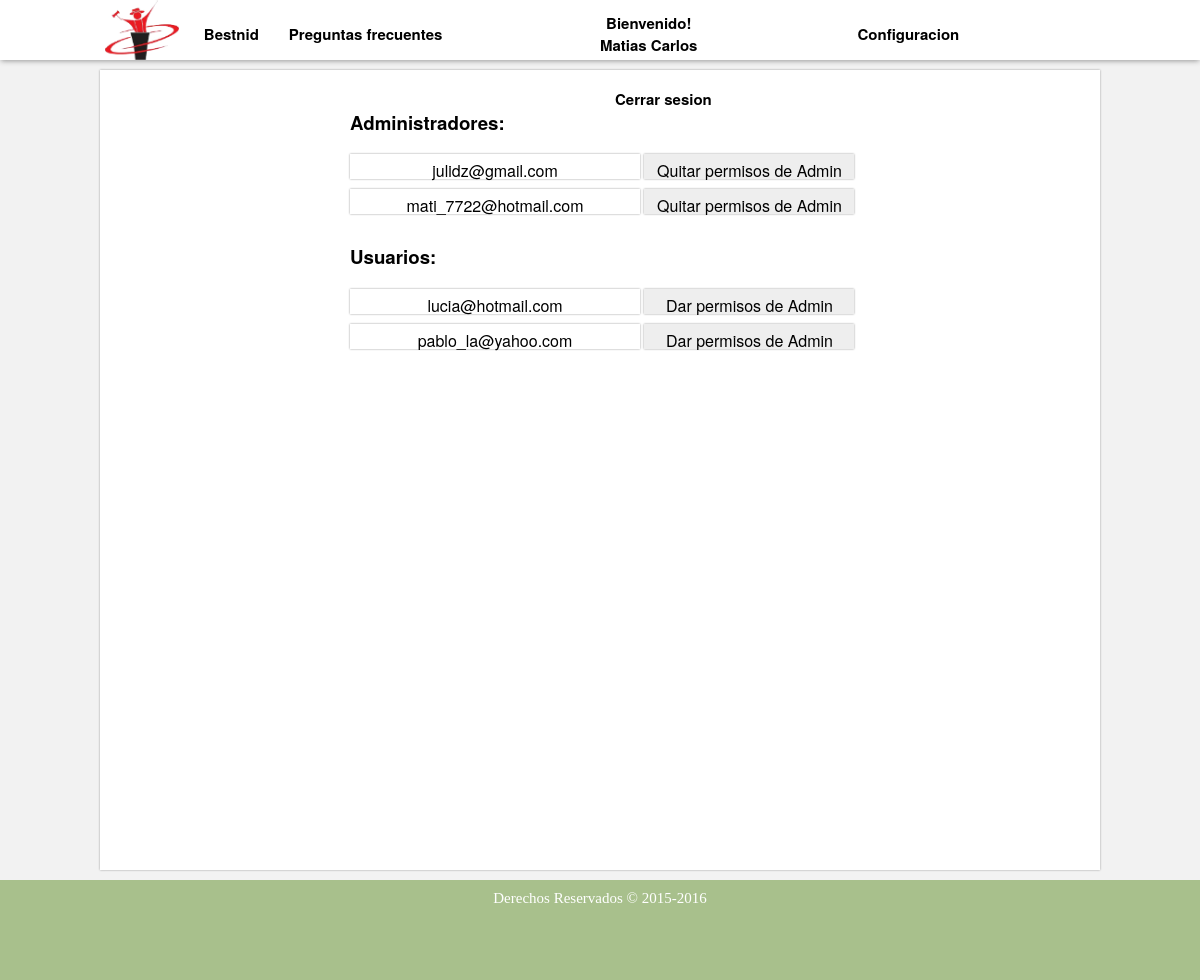
The app's page /listar_usuarios.php (signed in), older data.
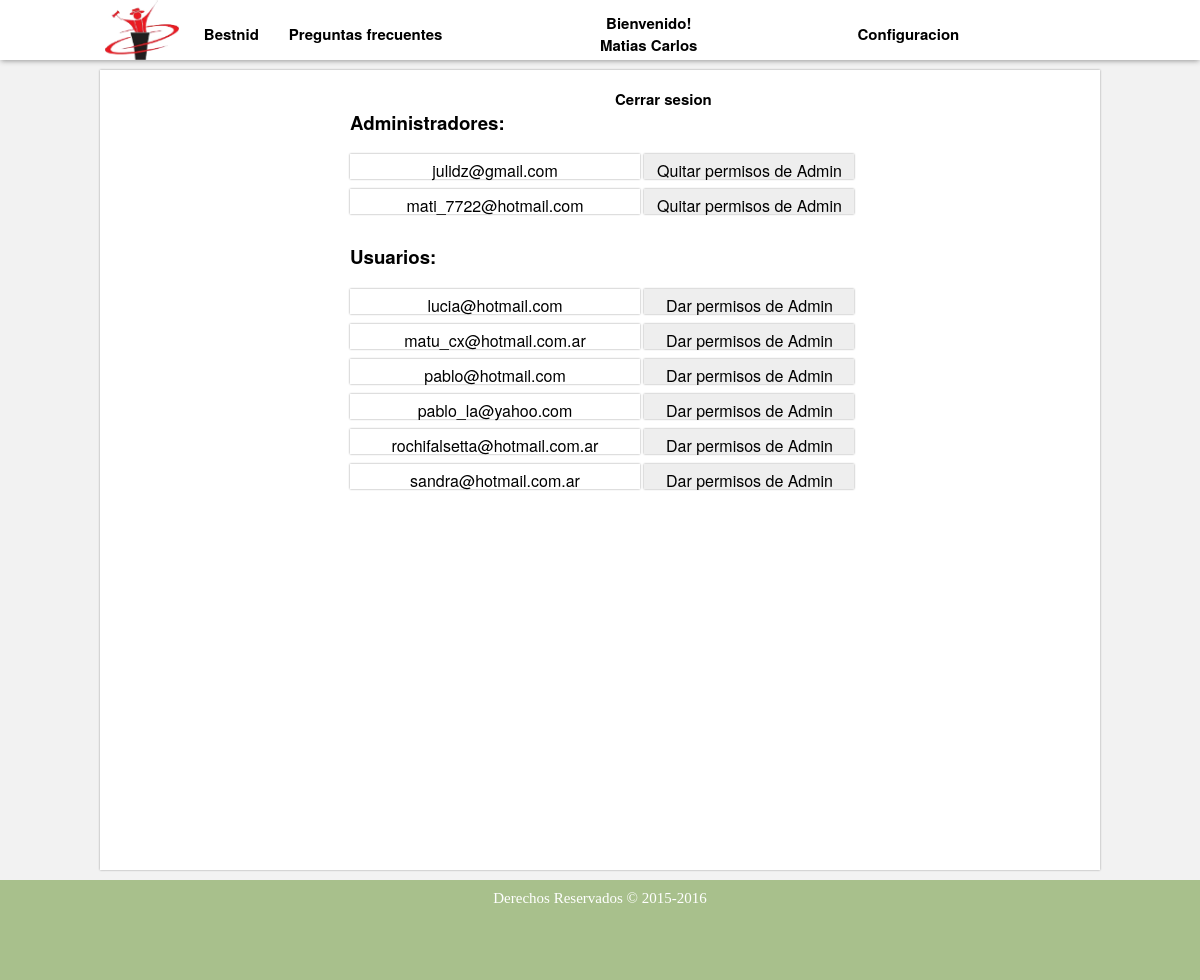
The same page, newer data.
### tables this page shows
CREATE TABLE IF NOT EXISTS `usuario` (
`idUsuario` int(11) NOT NULL,
  `administrador` tinyint(1) NOT NULL,
  `fechaNac` date NOT NULL,
  `mail` varchar(50) NOT NULL,
  `nombre` varchar(50) NOT NULL,
  `apellido` varchar(50) NOT NULL,
  `dni` int(11) NOT NULL,
  `tarjetaCredito` int(11) NOT NULL,
  `contrasenia` varchar(50) NOT NULL
);

### listar_usuarios.php (the view, shortened to what this page needs)
<!DOCTYPE html>
<html lang="es">
	<head>
		<link rel="stylesheet" href="./estilos/estilo.css">
		<link rel="stylesheet" href="./estilos/otros_estilos.css">
	</head>
	<body>
		<?php include ('./menu.php'); ?>
		<div id='cuerpo'>
			<section>
				<h3><b>Administradores: </b></h3>
				<?php
					$conec=conectar();
					$resul=mysqli_query($conec,"SELECT * FROM usuario WHERE administrador = 1 ORDER BY mail");
					while($usuario=mysqli_fetch_array($resul)){
						echo "<div class='nombre_config'>$usuario[mail]</div> ";
						echo "<a href='./listar_usuarios.php?id=$usuario[idUsuario]&admin=0'><div class='boton_config2'>Quitar permisos de Admin</div></a></br>";
					}
					$resul=mysqli_query($conec,"SELECT * FROM usuario WHERE administrador = 0 ORDER BY mail");
					echo "<h3><b>Usuarios: </b></h3>";
					while($usuario=mysqli_fetch_array($resul)){
						echo "<div class='nombre_config'>$usuario[mail]</div> ";
						echo "<a href='./listar_usuarios.php?id=$usuario[idUsuario]&admin=1'><div class='boton_config2'>Dar permisos de Admin</div></a></br>";
					}
				?>
			</section>
		</div>
		<footer>
			<span>Derechos Reservados &copy; 2015-2016</span>
		</footer>
	</body>
</html>

Row changes from the older to the newer data that the page shows:
added usuario: mail "matu_cx@hotmail.com.ar", shown under "Usuarios:"
added usuario: mail "pablo@hotmail.com", shown under "Usuarios:"
added usuario: mail "rochifalsetta@hotmail.com.ar", shown under "Usuarios:"
added usuario: mail "sandra@hotmail.com.ar", shown under "Usuarios:"
